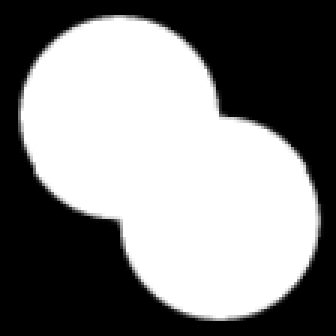
%> input picture blobs1.png, 112 x 112 px (shown 3 times larger)
$ octave blobs1.m   (GNU Octave 9; MATLAB toolbox functions it lacks are replaced by stand-ins)
%> lines starting %> are read from the running program, lines starting %| are printed output that depends on the picture; in (x1, y1, x2, y2) boxes, pixels count from 0 and x2, y2 are one past the last pixel; in counts of white or black regions, pixels touching at a corner belong together; the program's own positions count from 1
img = imread("blobs1.png");
%> img is the input picture: size 112x112x3 uint8; min 0, max 255, mean 130.8
bw = im2gray(img);
bw = imbinarize(bw);
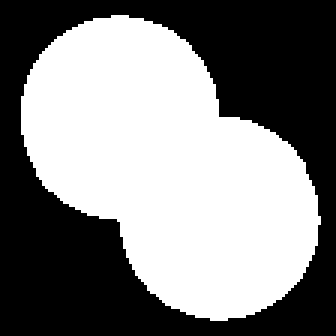
%> bw: size 112x112 logical (shown 3 times larger); 51.3% white; 1 black region, box (x1, y1, x2, y2) and area: (0, 0, 112, 112) 6107
bw2 = ~bwareaopen(~bw, 10);
D = -bwdist(~bw2);
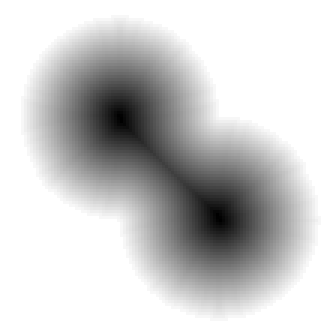
%> D: size 112x112 single (shown 3 times larger); min -33.02, max 0, mean -6.52; drawn with min black and max white

mask = imextendedmin(D,2);
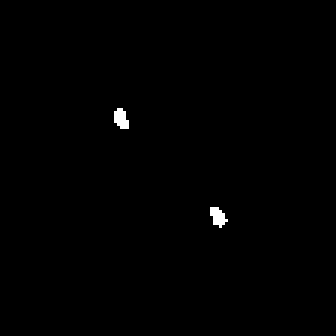
%> mask: size 112x112 logical (shown 3 times larger); 0.41% white; 2 white regions, box (x1, y1, x2, y2) and area: (38, 36, 43, 43) 26, (70, 69, 76, 76) 26
D = imimposemin(D,mask);

Ld = watershed(D);
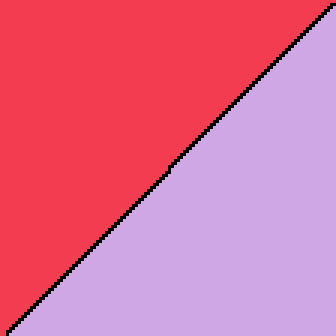
%> Ld: size 112x112 uint8 (shown 3 times larger); 3 distinct labels, from 0 to 2; one colour per label, 0 black
bw3 = bw2;
bw3(Ld == 0) = 0;
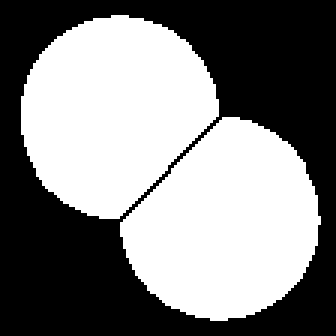
%> bw3: size 112x112 logical (shown 3 times larger); 50.8% white; 1 black region, box (x1, y1, x2, y2) and area: (0, 0, 112, 112) 6176

imshowpair(img, bw3, 'montage')
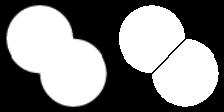
%> displayed picture: size 112x224x3, on the screen's scale of 0 to 255; min 0, max 255, mean 130.1

$ run again, with cells.png copied over blobs1.png
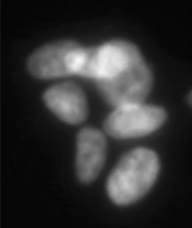
%> input picture cells.png, 192 x 228 px
%> img is the input picture: size 228x192x3 uint8; mean R, G, B 48.6, 48.6, 48.6
%> `bw = imbinarize(bw);`:
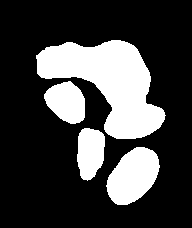
%> bw: size 228x192 logical; 25.5% white; 4 white regions, box (x1, y1, x2, y2) and area: (36, 40, 166, 139) 6597, (106, 147, 160, 205) 2141, (44, 81, 85, 124) 1267, (77, 128, 105, 181) 1168
%> mask: size 228x192 logical; 0.65% white; 5 white regions, box (x1, y1, x2, y2) and area: (125, 166, 141, 186) 85, (88, 140, 94, 162) 84, (113, 65, 125, 81) 55, (62, 98, 70, 106) 34, (128, 113, 136, 120) 26
%> Ld: size 228x192 uint8; 6 distinct labels, from 0 to 5
%> bw3: size 228x192 logical; 25.4% white; 5 white regions, box (x1, y1, x2, y2) and area: (36, 40, 151, 105) 4835, (106, 147, 160, 205) 2141, (104, 103, 166, 139) 1724, (44, 81, 85, 124) 1267, (77, 128, 105, 181) 1168
%> `imshowpair(img, bw3, 'montage')`:
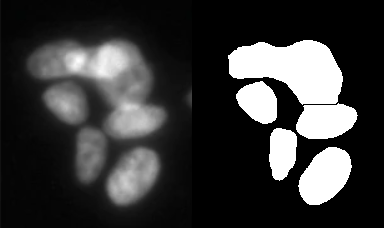
%> displayed picture: size 228x384x3, on the screen's scale of 0 to 255; mean R, G, B 56.4, 56.4, 56.4
